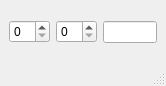
<?xml version="1.0" encoding="UTF-8"?>
<ui version="4.0">
 <class>MainWindow</class>
 <widget class="QMainWindow" name="MainWindow">
  <property name="geometry">
   <rect>
    <x>0</x>
    <y>0</y>
    <width>166</width>
    <height>86</height>
   </rect>
  </property>
  <property name="windowTitle">
   <string>MainWindow</string>
  </property>
  <widget class="QWidget" name="centralwidget">
   <layout class="QHBoxLayout" name="horizontalLayout">
    <item>
     <widget class="QSpinBox" name="firstNum"/>
    </item>
    <item>
     <widget class="QSpinBox" name="secondNum"/>
    </item>
    <item>
     <widget class="QLineEdit" name="result">
      <property name="readOnly">
       <bool>true</bool>
      </property>
     </widget>
    </item>
   </layout>
  </widget>
  <widget class="QMenuBar" name="menubar">
   <property name="geometry">
    <rect>
     <x>0</x>
     <y>0</y>
     <width>166</width>
     <height>21</height>
    </rect>
   </property>
  </widget>
  <widget class="QStatusBar" name="statusbar"/>
 </widget>
 <tabstops>
  <tabstop>secondNum</tabstop>
  <tabstop>firstNum</tabstop>
 </tabstops>
 <resources/>
 <connections/>
</ui>
